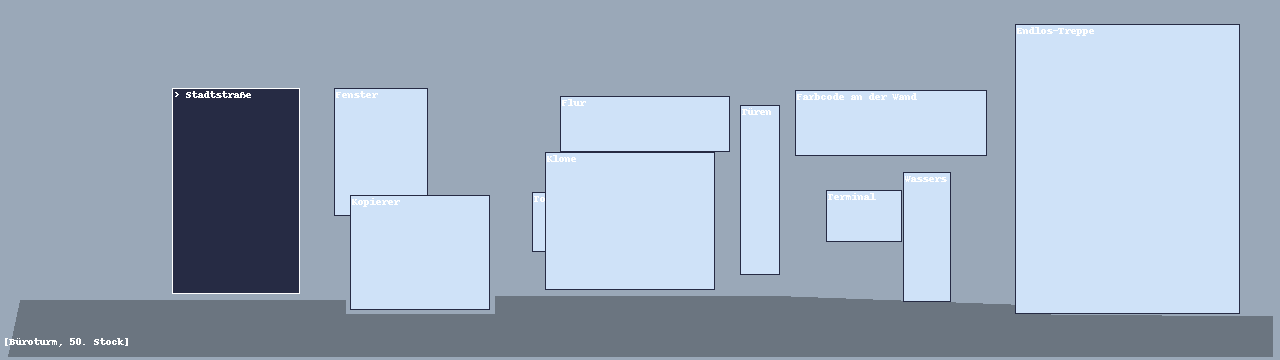
#> input picture game/grafik/platzhalter/raum_buero_50.png, 1280 x 360 px, given in place of nah_hinweiszettel.png, which was not available
$ python nahansichten_welt1_schrift.py
#> lines starting #> are read from the running program, lines starting #| are printed output that depends on the picture
"""Schrift auf die Nahansichten von Welt 1 (Pixelify Sans ohne Kantenglättung), deutsch und englisch.
Die englischen Bilder heißen <name>_en.png; oberflaeche/nahansicht.gd nimmt sie bei englischer Sprache."""
from pathlib import Path
from PIL import Image, ImageDraw, ImageFont

# Quelle: die mit tools/pixelieren.py umgerechneten Gemini-Bilder (nah_*.png, 640×360) in diesem Ordner
S = r"E:/Game Engine/Grafiken/assets/welt-1/pixel/"
ROOT = Path(__file__).resolve().parent.parent
Z = str(ROOT / "game" / "grafik" / "nahansichten") + "/"
TTF = str(ROOT / "game" / "schriften" / "pixelify-sans.ttf")
TINTE = (52, 36, 60)


def font(g):
    return ImageFont.truetype(TTF, g)


def umbrechen(d, text, f, breite):
    zeilen, z = [], ""
    for w in text.split():
        p = (z + " " + w).strip()
        if d.textlength(p, font=f) > breite and z:
            zeilen.append(z)
            z = w
        else:
            z = p
    zeilen.append(z)
    return zeilen


TEXTE = {
    "de": {
        "zettel": ("Sechs Flaschen im Regal, so lautet die Zahl: ein Trank, ein Öl, zweimal Gift, zweimal Saft. "
                   "Mehr hat mein Regal nie geschafft. ~ Das Fischöl, das stinkt, steht gleich rechts neben dem Trank. "
                   "Die zwei Riesen sind gleich bis zum Rand. Und am Rand des Regals steht nie, was du suchst. "
                   "Mehr reimt sich nicht, auch wenn du fluchst."),
        "zeugnis_titel": "Zeugnis  ·  Moderwort, 1. Jahr",
        "zeugnis_zeilen": [("Kräuterkunde", "6", "Besenflug", "5"), ("Zaubertränke", "6", "Verwandlung", "4"),
                           ("Bosheit", "3", "Pünktlichkeit", "1"), ("Niesen", "1", "Mitarbeit", "5"),
                           ("Flüche", "4", "Betragen", "1*")],
        "zeugnis_stern": "* herausragend böse",
        "zeugnis_notiz": "Für meinen Mo-Knuddel, stolz!",
        "kritzelei": "-Bärchen war hier.",
        "satzung_titel": "Märchen-Satzung",
        "satzung": [
            ("1", "Drei Ziegenböcke überqueren die Brücke: der kleine zuerst, dann der mittlere, dann der große."),
            ("2", "Jeder Bock spricht seinen Satz. Der Kleine: „Friss mich nicht, mein Bruder ist fetter.“ "
                  "Der Mittlere: „Friss mich nicht, mein Bruder ist noch fetter.“ Der Große: „Friss mich doch, wenn du dich traust.“"),
            ("3", "Der Troll geht ins Wasser."),
            ("12", "Trolle dürfen nicht nass werden, ohne vorher Bescheid zu sagen."),
            ("14b", "Leihgaben sind zurückzugeben."),
        ],
    },
    "en": {
        "zettel": ("Six bottles on my shelf, as anyone can see: one potion and one oil, two poisons, two juices, all plain as can be. "
                   "My shelf has never managed more, take it from me. ~ The fish oil that stinks stands just right of the potion, quite near. "
                   "The two giants are twins, filled up to the brim. And the ends of the shelf never hold what you're after, I fear. "
                   "That's all of my rhymes, so don't shed a tear."),
        "zeugnis_titel": "Report  ·  Moderwort, Year 1",
        "zeugnis_zeilen": [("Herbology", "6", "Broom flying", "5"), ("Potions", "6", "Transfiguration", "4"),
                           ("Malice", "3", "Punctuality", "1"), ("Sneezing", "1", "Participation", "5"),
                           ("Curses", "4", "Conduct", "1*")],
        "zeugnis_stern": "* outstandingly evil",
        "zeugnis_notiz": "For my Mo-Cuddles, proud!",
        "kritzelei": "-Teddy was here.",
        "satzung_titel": "Fairy Tale Statutes",
        "satzung": [
            ("1", "Three billy goats cross the bridge, the little one first, then the middle one, then the big one."),
            ("2", "Each goat says its line. The little one: \"Don't eat me, my brother is fatter.\" "
                  "The middle one: \"Don't eat me, my brother is even fatter.\" The big one: \"Eat me, then, if you dare.\""),
            ("3", "The troll goes into the water."),
            ("12", "Trolls may not get wet without giving prior notice."),
            ("14b", "Borrowed items are to be returned."),
        ],
    },
}


def alle(sprache):
#> called with sprache = 'de'
    T = TEXTE[sprache]
    ENDUNG = ".png" if sprache == "de" else "_en.png"
    # --- Alwins Hinweiszettel: zwei Strophen auf den sechs Linien, leicht schräg nach oben (Max: „wandert schräg nach oben“)
    im = Image.open(S + "nah_hinweiszettel.png").convert("RGB")
    # Die gemalten sechs Linien weg (Review P15: die Verse liefen über die Linien); die Zeilen bekommen
    # danach eigene, dünne Linien genau unter dem Text
    px = im.load()
    for y0 in (96, 130, 165, 201, 237, 273):
        for y in range(y0 - 3, y0 + 3):
            for x in range(230, 440):
                if sum(px[x, y]) < 330:
                    px[x, y] = px[x, y - 6]
    d = ImageDraw.Draw(im)
    d.fontmode = "1"
    f = font(10)
    text = T["zettel"]
    zeilen = []
    for teil in text.split(" ~ "):
        zeilen += umbrechen(d, teil, f, 300)
    abstand = min(30, 216 // max(1, len(zeilen) - 1))
#> abstand = 30
    for i, z in enumerate(zeilen):
        y = 82 + i * abstand
        d.text((200, y), z, font=f, fill=TINTE)
        d.line((198, y + 14, 506, y + 14), fill=(190, 172, 140))
#> this loop made 7 passes
#> y on passes 1, 2, 4, 5, 6: 82, 112, 172, 202, 232
#> (z, y) on passes 3, 7: ('geschafft.', 142), ('nicht, auch wenn du fluchst.', 262)
    d.text((420, 316), "– Alwin", font=font(10), fill=TINTE)
    im.save(Z + "hinweiszettel" + ENDUNG)
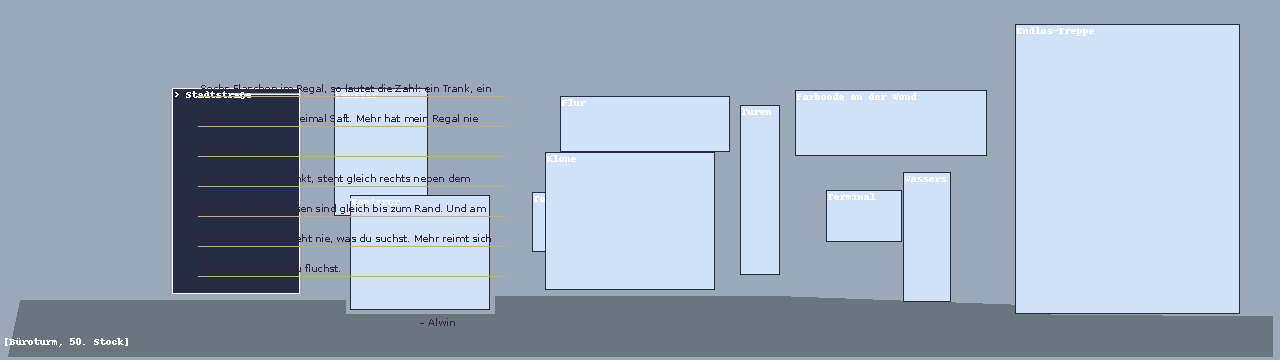
#> saved as hinweiszettel.png: PIL image 1280x360 RGB; mean R, G, B 157.2, 171.2, 188.7
    print("Zettel", len(zeilen), "Zeilen")
#| Zettel 7 Zeilen

    # --- Moderworts Zeugnis
    im = Image.open(S + "nah_zeugnis.png").convert("RGB")
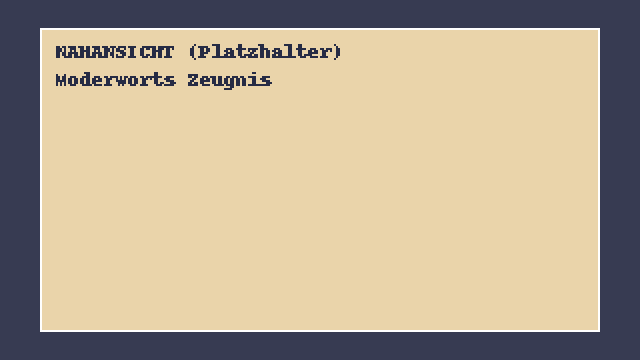
#> input picture game/grafik/platzhalter/nah_zeugnis.png, 640 x 360 px, found by its file name
#> im: PIL image 640x360 RGB
    d = ImageDraw.Draw(im)
    d.fontmode = "1"
    ft = font(12)
    titel = T["zeugnis_titel"]
    w = d.textlength(titel, font=ft)
#> w = 177.9
    d.text(((180 + 465 - w) / 2, 95), titel, font=ft, fill=TINTE)
    f = font(10)
    zeilen = T["zeugnis_zeilen"]
    ys = [156, 186, 216, 246, 276]
    for (a, b, c, e), y in zip(zeilen, ys):
        d.text((122, y), a, font=f, fill=TINTE)
        d.text((328, y), c, font=f, fill=TINTE)
        fn = font(11)
        for txt, x0, x1 in ((b, 274, 318), (e, 489, 534)):
            tw = d.textlength(txt, font=fn)
            d.text((x0 + (x1 - x0 - tw) / 2, y - 2), txt, font=fn, fill=TINTE)
    # Sternchen bei Betragen (W1_HOGG_MAX_0890, Review Fund 25)
    d.text((122, 305), T["zeugnis_stern"], font=font(9), fill=TINTE)
    notiz = T["zeugnis_notiz"]
    d.text((400, 305), notiz, font=font(9), fill=(150, 40, 60))
    im.save(Z + "zeugnis" + ENDUNG)
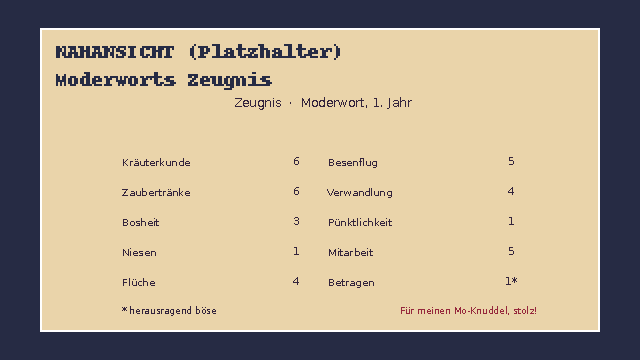
#> saved as zeugnis.png: PIL image 640x360 RGB; mean R, G, B 178.7, 164.4, 142.1

    # --- Kritzelei am Luftschloss: Kreide, Anfang weggewischt, Strichmännchen ohne Nase
    im = Image.open(S + "nah_kritzelei.png").convert("RGB")
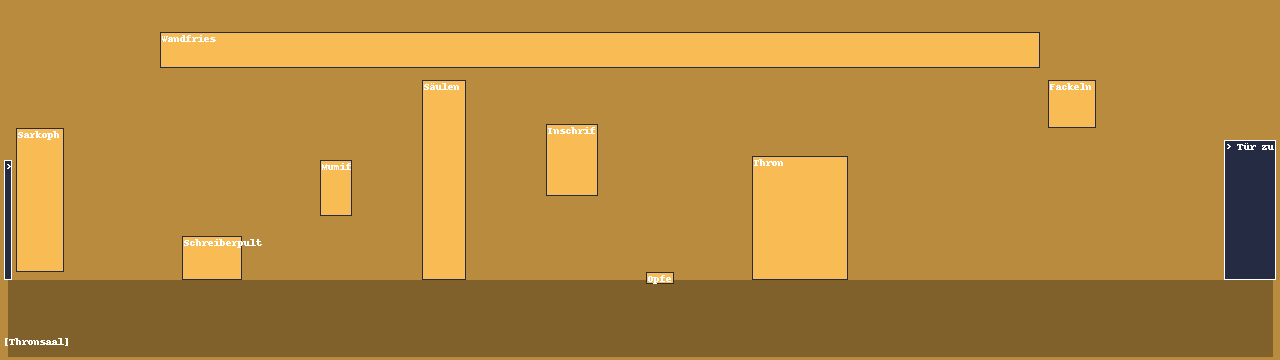
#> input picture game/grafik/platzhalter/raum_thronsaal_ramses.png, 1280 x 360 px, given in place of nah_kritzelei.png, which was not available
#> im: PIL image 1280x360 RGB
    d = ImageDraw.Draw(im)
    d.fontmode = "1"
    KREIDE = (255, 255, 255)
    SCHATTEN = (150, 136, 170)
    KREIDE2 = (196, 186, 214)
    f = font(18)
    for dx in range(0, 46, 4):                                   # weggewischter Anfang: Kreideschlieren
        d.line((282 + dx, 196 - (dx % 8) // 4, 286 + dx, 192), fill=KREIDE2)
    for (ox, oy, c) in ((1, 1, SCHATTEN), (0, 0, KREIDE)):
        d.text((334 + ox, 180 + oy), T["kritzelei"], font=f, fill=c)
    # Strichmännchen ohne Nase rechts unter dem Text
    x, y = 492, 224
    d.ellipse((x - 6, y - 6, x + 6, y + 6), outline=KREIDE, width=1)
    d.line((x, y + 6, x, y + 26), fill=KREIDE, width=1)
    d.line((x - 9, y + 13, x + 9, y + 13), fill=KREIDE, width=1)
    d.line((x, y + 26, x - 7, y + 38), fill=KREIDE, width=1)
    d.line((x, y + 26, x + 7, y + 38), fill=KREIDE, width=1)
    d.point((x - 2, y - 1), fill=KREIDE)
    d.point((x + 2, y - 1), fill=KREIDE)
    d.line((x - 2, y + 3, x + 2, y + 3), fill=KREIDE)
    im.save(Z + "luftschloss_kritzelei" + ENDUNG)
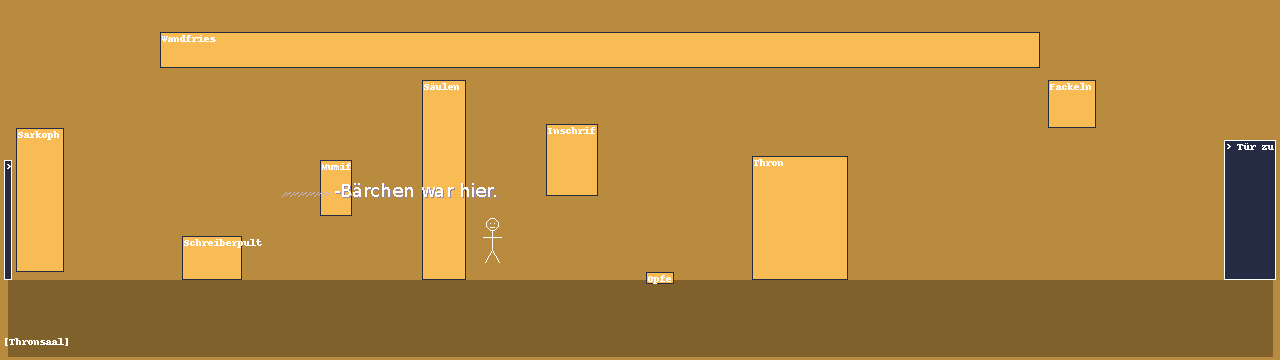
#> saved as luftschloss_kritzelei.png: PIL image 1280x360 RGB; mean R, G, B 178.9, 135.2, 62.5
    # --- Märchen-Satzung am Brückenschild (Review Fund P15): Text nur auf den Brettern, nie auf den
    # Fugen; das Paragrafenzeichen aus Nunito, weil es in Pixelify Sans wie eine 2 aussieht.
    # Quelle: nah_satzung_sebastian_v2.jpeg, mit tools/pixelieren.py auf 640×360 (nah_satzung.png).
    im = Image.open(S + "nah_satzung.png").convert("RGB")
    d = ImageDraw.Draw(im)
    d.fontmode = "1"
    HOLZTINTE = (54, 30, 22)
    NUNITO = str(ROOT / "game" / "schriften" / "nunito-extrabold.ttf")
    ft = font(22)
    titel = T["satzung_titel"]
    d.text(((640 - d.textlength(titel, font=ft)) / 2 + 1, 57), titel, font=ft, fill=(140, 96, 60))
    d.text(((640 - d.textlength(titel, font=ft)) / 2, 56), titel, font=ft, fill=HOLZTINTE)
    f = font(10)
    fp = ImageFont.truetype(NUNITO, 11)
    absaetze = T["satzung"]
    # Je Brett ein eigener Block, damit kein Absatz über eine Fuge läuft: § 1 auf dem zweiten Brett,
    # § 2 auf dem dritten, § 3, § 12 und § 14b auf dem vierten
    bretter = {"1": [132, 146, 160], "2": [189, 202, 215], "rest": [240, 253, 266, 279, 292]}
    plan = []
    reste = list(bretter["rest"])
    for nr, text in absaetze:
        teile = umbrechen(d, text, f, 430)
        ys = bretter["1"] if nr == "1" else bretter["2"] if nr == "2" else [reste.pop(0) for _ in teile]
        assert len(teile) <= len(ys), (nr, len(teile))
        for i, t in enumerate(teile):
            plan.append((nr if i == 0 else "", t, ys[i]))
#> this loop made 5 passes
#> ys on passes 1, 2, 4: [132, 146, 160], [189, 202, 215], [253]
#> (teile, ys) on passes 3, 5: (['Der Troll geht ins Wasser.'], [240]), (['Leihgaben sind zurückzugeben.'], [266])
#> after the loop, plan = 8 items
    FARBE = (246, 232, 196)   # helle Farbe mit dunklem Schatten: auf dem gemaserten Holz lesbar
    def schrift(xy, text, fo):
        for dx, dy in ((1, 1), (1, 0), (0, 1)):
            d.text((xy[0] + dx, xy[1] + dy), text, font=fo, fill=HOLZTINTE)
        d.text(xy, text, font=fo, fill=FARBE)
    for nr, t, y in plan:
        if nr:
            schrift((92, y - 3), "§", ImageFont.truetype(NUNITO, 13))
            schrift((102, y), nr, f)
        schrift((128, y), t, f)
#> this loop made 8 passes
#> (nr, y) on passes 1, 3, 4, 7: ('1', 132), ('2', 189), ('', 202), ('12', 253)
#> (nr, t, y) on passes 2, 5, 6, 8: ('', 'der große.', 146), ('', 'doch, wenn du dich traust.“', 215), ('3', 'Der Troll geht ins Wasser.', 240), ('14b', 'Leihgaben sind zurückzugeben.', 266)
    im.save(Z + "maerchen_satzung" + ENDUNG)
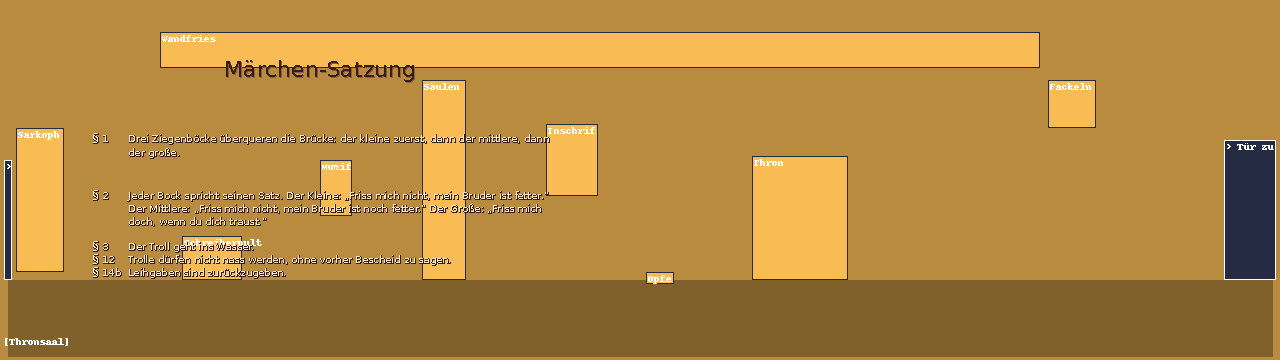
#> saved as maerchen_satzung.png: PIL image 1280x360 RGB; mean R, G, B 177.4, 134.2, 62.6
    print("Satzung", len(plan), "Zeilen")
#| Satzung 8 Zeilen


if __name__ == "__main__":
    for sprache in TEXTE:
        alle(sprache)
    print("fertig")
